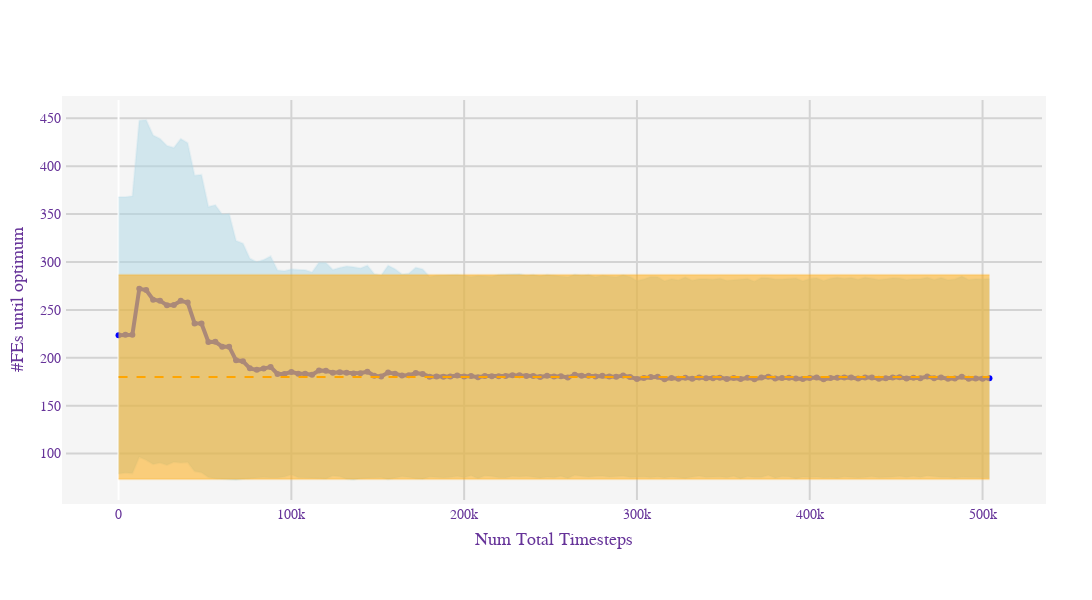
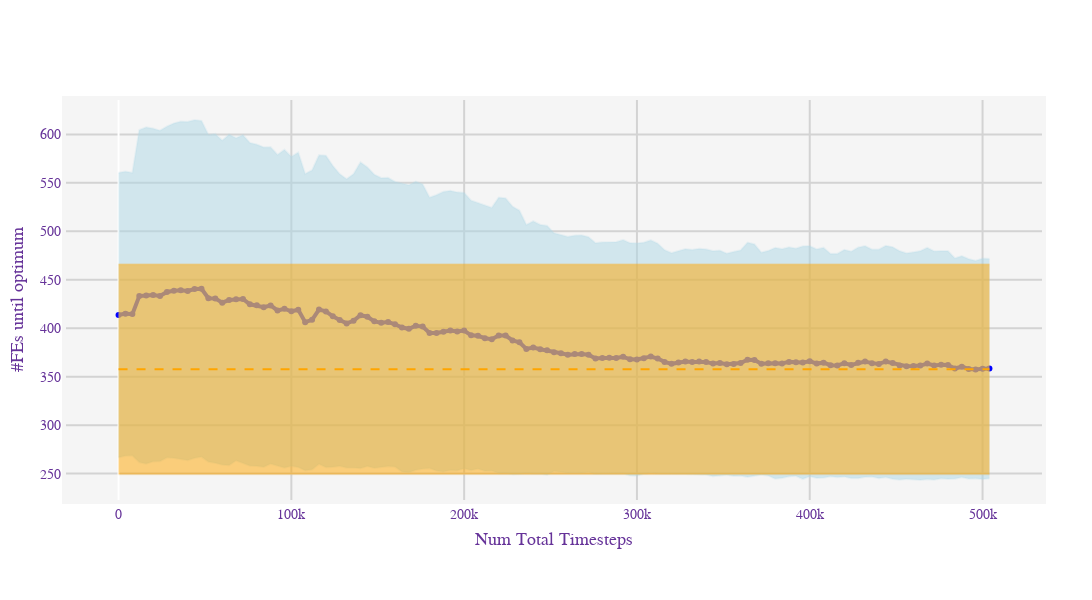
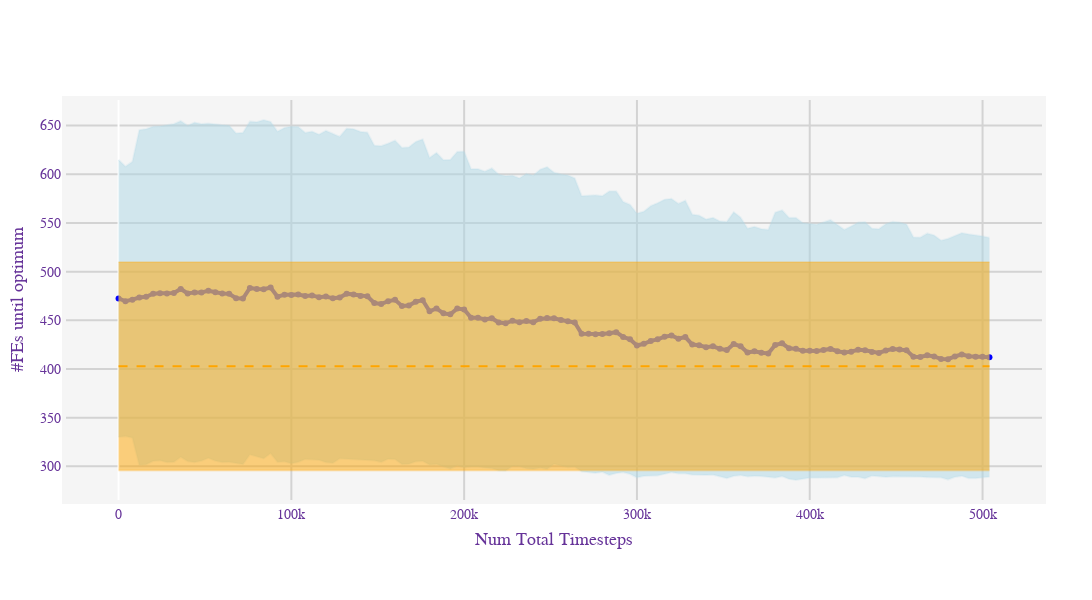

Here is the notebook cell these charts were saved with, in order:
### Code cell
for filter_expression in untyped_unrestricted_filter_expressions:
  matching_paths = visualize.print_matching(db_folder_path, filter_expression)
  digest = generate_digest(filter_expression)
  digest = digest[:8]
  new_db_path = os.path.join(merged_folder_path, digest)

  print(json.dumps(filter_expression, indent = 2))
  print("Num paths matched:", len(matching_paths))
  print("Filename:", digest)

  merge_seeds.merged_database(matching_paths, new_db_path)
  visualize.policy_performance(new_db_path, xaxis_choice = "num_total_timesteps", yaxis_choice = "num_function_evaluations")
